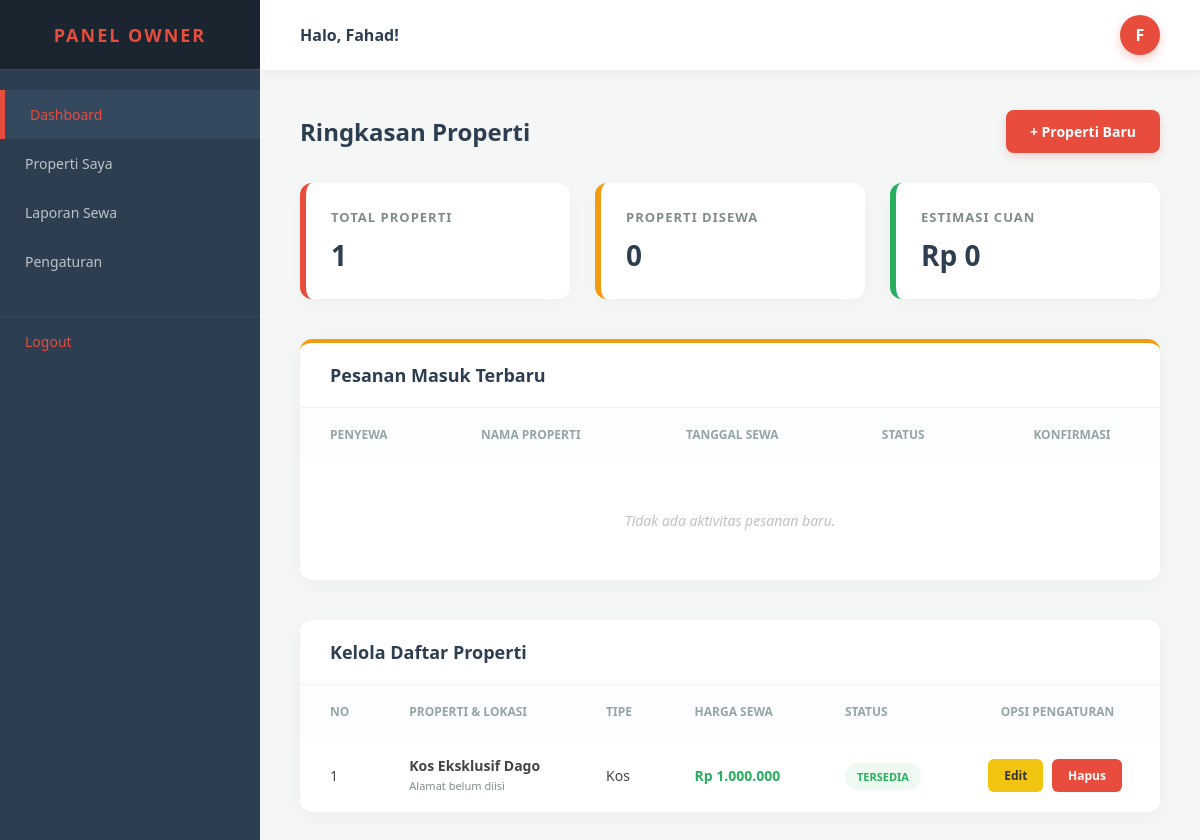
The app's page /dashboard_owner.php (signed in) with its own data.
### tables this page shows
CREATE TABLE `properti` (
  `id` int(11) NOT NULL,
  `owner_id` int(11) NOT NULL,
  `nama_properti` varchar(255) NOT NULL,
  `alamat` text DEFAULT NULL,
  `tipe` enum('rumah','apartemen','kos') NOT NULL,
  `kamar` int(2) NOT NULL,
  `kamar_mandi` enum('dalam','luar') NOT NULL,
  `harga` int(11) NOT NULL,
  `status` enum('TERSEDIA','TIDAK TERSEDIA') DEFAULT 'TERSEDIA',
  `deskripsi` text DEFAULT NULL,
  `foto` varchar(255) DEFAULT 'default.png',
  `created_at` timestamp NOT NULL DEFAULT current_timestamp()
);

### dashboard_owner.php (the view, shortened to what this page needs)
<?php
require 'koneksi.php';
$owner_id = $_SESSION['user_id'];
$nama_owner = $_SESSION['nama'] ?? 'Owner';
$query = "SELECT * FROM properti WHERE owner_id = '$owner_id' ORDER BY id DESC";
$result = mysqli_query($conn, $query);
$total_properti = mysqli_num_rows($result);
$q_sewa = mysqli_query($conn, "SELECT COUNT(*) as total FROM transaksi
                               JOIN properti ON transaksi.properti_id = properti.id
                               WHERE properti.owner_id = '$owner_id' AND transaksi.status = 'Disetujui'");
$data_sewa = mysqli_fetch_assoc($q_sewa);
$properti_disewa = $data_sewa['total'];
$q_duit = mysqli_query($conn, "SELECT SUM(properti.harga) as total FROM transaksi
                               JOIN properti ON transaksi.properti_id = properti.id
                               WHERE properti.owner_id = '$owner_id' AND transaksi.status = 'Disetujui'");
$data_duit = mysqli_fetch_assoc($q_duit);
$estimasi_pendapatan = "Rp " . number_format($data_duit['total'] ?? 0, 0, ',', '.');
?>
<!DOCTYPE html>
<html lang="id">
<head>
</head>
<body>
    <aside class="sidebar">
        <div class="sidebar-header">PANEL OWNER</div>
        <div class="sidebar-menu">
            <a href="dashboard_owner.php" class="active">Dashboard</a>
            <a href="properti_saya.php"> Properti Saya</a>
            <a href="laporan_sewa.php"> Laporan Sewa</a>
            <a href="pengaturan_owner.php"> Pengaturan</a>
            <a href="logout.php" class="logout"> Logout</a>
        </div>
    </aside>
    <div class="main-wrapper">
        <header class="topbar">
            <div class="user-info">Halo, <?php echo htmlspecialchars($nama_owner); ?>!</div>
            <div>
                <span style="background: var(--primary-red); color: white; width: 40px; height: 40px; display: flex; align-items: center; justify-content: center; border-radius: 50%; font-weight: bold; box-shadow: 0 4px 10px rgba(231, 76, 60, 0.3);">
                    <?php echo substr(htmlspecialchars($nama_owner), 0, 1); ?>
                </span>
            </div>
        </header>
        <main class="content">
            <div class="page-header">
                <h2>Ringkasan Properti</h2>
                <a href="tambah_properti.php" class="btn-tambah">+ Properti Baru</a>
            </div>
            <div class="stats-grid">
                <div class="stat-card">
                    <h3>Total Properti</h3>
                    <div class="value"><?php echo $total_properti; ?></div>
                </div>
                <div class="stat-card orange">
                    <h3>Properti Disewa</h3>
                    <div class="value"><?php echo $properti_disewa; ?></div>
                </div>
                <div class="stat-card green">
                    <h3>Estimasi Cuan</h3>
                    <div class="value"><?php echo $estimasi_pendapatan; ?></div>
                </div>
            </div>
            <div class="table-container" style="border-top: 4px solid #f39c12;">
                <div class="table-header-title">Pesanan Masuk Terbaru</div>
                <table>
                    <thead>
                        <tr>
                            <th>Penyewa</th>
                            <th>Nama Properti</th>
                            <th>Tanggal Sewa</th>
                            <th>Status</th>
                            <th style="text-align: center;">Konfirmasi</th>
                        </tr>
                    </thead>
                    <tbody>
                        <?php
                        $query_masuk = "SELECT transaksi.*, users.nama as nama_penyewa, properti.nama_properti
                                        FROM transaksi
                                        JOIN users ON transaksi.tenant_id = users.id
                                        JOIN properti ON transaksi.properti_id = properti.id
                                        WHERE properti.owner_id = '$owner_id'
                                        ORDER BY transaksi.id DESC LIMIT 5";
                        $res_masuk = mysqli_query($conn, $query_masuk);
                        if(mysqli_num_rows($res_masuk) == 0) {
                            echo "<tr><td colspan='5' class='kosong'>Tidak ada aktivitas pesanan baru.</td></tr>";
                        }
                        ?>
                    </tbody>
                </table>
            </div>
            <div class="table-container">
                <div class="table-header-title">Kelola Daftar Properti</div>
                <table>
                    <thead>
                        <tr>
                            <th>No</th>
                            <th>Properti & Lokasi</th>
                            <th>Tipe</th>
                            <th>Harga Sewa</th>
                            <th>Status</th>
                            <th style="text-align: center;">Opsi Pengaturan</th>
                        </tr>
                    </thead>
                    <tbody>
                        <?php
                        if(mysqli_num_rows($result) == 0) {
                            echo "<tr><td colspan='6' class='kosong'>Kamu belum memiliki properti. Yuk mulai tambah!</td></tr>";
                        } else {
                            $no = 1;
                            mysqli_data_seek($result, 0);
                            while($row = mysqli_fetch_assoc($result)) {
                                $harga_rp = "Rp " . number_format($row['harga'], 0, ',', '.');
                                $status_properti = isset($row['status']) ? $row['status'] : 'TERSEDIA';
                                $badge_prop = ($status_properti == 'TERSEDIA') ? 'prop-tersedia' : 'prop-tidak';
                                $alamat_singkat = !empty($row['alamat']) ? htmlspecialchars(substr($row['alamat'], 0, 35)) . '...' : 'Alamat belum diisi';
                                echo "<tr>
                                        <td width='50'>{$no}</td>
                                        <td>
                                            <strong>" . htmlspecialchars($row['nama_properti']) . "</strong><br>
                                            <span style='font-size: 11px; color: #7f8c8d;'> {$alamat_singkat}</span>
                                        </td>
                                        <td>" . ucfirst($row['tipe']) . "</td>
                                        <td style='color: #27ae60; font-weight: 700;'>{$harga_rp}</td>
                                        <td><span class='badge {$badge_prop}'>{$status_properti}</span></td>
                                        <td class='action-links' style='text-align: center;'>
                                            <a href='edit_properti.php?id={$row['id']}' class='btn-edit'>Edit</a>
                                            <a href='hapus_properti.php?id={$row['id']}' class='btn-hapus' onclick=\"return confirm('Hapus properti ini?');\">Hapus</a>
                                        </td>
                                      </tr>";
                                $no++;
                            }
                        }
                        ?>
                    </tbody>
                </table>
            </div>
        </main>
    </div>
</body>
</html>

### dashboard_owner.php (style rules this page uses)
:root { --primary-red: #e74c3c; --dark-red: #c0392b; --sidebar-bg: #2c3e50; --light-bg: #f4f7f6; --text-dark: #2c3e50; }
* { margin: 0; padding: 0; box-sizing: border-box; font-family: 'Segoe UI', Roboto, sans-serif; }
body { background-color: var(--light-bg); display: flex; height: 100vh; overflow: hidden; }
.sidebar { width: 260px; background-color: var(--sidebar-bg); color: white; display: flex; flex-direction: column; transition: all 0.3s; }
.sidebar-header { height: 70px; display: flex; align-items: center; justify-content: center; font-size: 18px; font-weight: 800; background-color: #1a252f; letter-spacing: 2px; color: var(--primary-red); border-bottom: 1px solid #34495e; }
.sidebar-menu { flex: 1; padding: 20px 0; }
.sidebar-menu a { display: flex; align-items: center; padding: 15px 25px; color: #bdc3c7; text-decoration: none; transition: 0.2s; font-size: 14px; font-weight: 500; }
.sidebar-menu a:hover, .sidebar-menu a.active { background-color: #34495e; color: var(--primary-red); border-left: 5px solid var(--primary-red); }
.sidebar-menu .logout { margin-top: 30px; border-top: 1px solid #34495e; color: #e74c3c; }
.main-wrapper { flex: 1; display: flex; flex-direction: column; overflow: hidden; }
.topbar { height: 70px; background-color: white; display: flex; align-items: center; justify-content: space-between; padding: 0 40px; box-shadow: 0 2px 15px rgba(0,0,0,0.05); z-index: 10; }
.user-info { font-weight: 600; color: var(--text-dark); font-size: 16px; }
.content { padding: 40px; overflow-y: auto; flex: 1; }
.page-header { display: flex; justify-content: space-between; align-items: center; margin-bottom: 30px; }
.page-header h2 { color: var(--text-dark); font-weight: 700; }
.btn-tambah { background: var(--primary-red); color: white; padding: 12px 24px; text-decoration: none; border-radius: 8px; font-weight: 600; font-size: 14px; transition: 0.3s; box-shadow: 0 4px 10px rgba(231, 76, 60, 0.2); }
.stats-grid { display: grid; grid-template-columns: repeat(auto-fit, minmax(240px, 1fr)); gap: 25px; margin-bottom: 40px; }
.stat-card { background: white; padding: 25px; border-radius: 12px; box-shadow: 0 4px 20px rgba(0,0,0,0.03); border-left: 6px solid var(--primary-red); }
.stat-card.orange { border-left-color: #f39c12; }
.stat-card.green { border-left-color: #27ae60; }
.stat-card h3 { font-size: 13px; color: #7f8c8d; text-transform: uppercase; letter-spacing: 1px; margin-bottom: 10px; }
.stat-card .value { font-size: 28px; font-weight: 800; color: var(--text-dark); }
.table-container { background: white; border-radius: 12px; box-shadow: 0 4px 25px rgba(0,0,0,0.04); overflow: hidden; margin-bottom: 40px; }
.table-header-title { padding: 20px 30px; border-bottom: 1px solid #f1f2f6; font-weight: 700; color: var(--text-dark); font-size: 18px; }
table { width: 100%; border-collapse: collapse; }
th { background-color: #fcfdfe; color: #95a5a6; padding: 18px 30px; text-transform: uppercase; font-size: 12px; text-align: left; }
td { padding: 18px 30px; border-bottom: 1px solid #f1f2f6; font-size: 14px; color: #444; }
tr:last-child td { border-bottom: none; }
.badge { padding: 6px 12px; border-radius: 20px; font-weight: 700; font-size: 11px; }
.prop-tersedia { background: #eef9f1; color: #27ae60; }
.action-links a { text-decoration: none; padding: 8px 16px; border-radius: 6px; font-size: 12px; font-weight: 700; margin-right: 5px; color: white; display: inline-block; transition: 0.2s; }
.btn-edit { background: #f1c40f; color: #333 !important; }
.btn-hapus { background: #e74c3c; }
.kosong { text-align: center; padding: 50px; color: #bdc3c7; font-style: italic; }

### records on screen
properti: nama_properti "Kos Eksklusif Dago", alamat "Alamat belum diisi", tipe "Kos", harga "Rp 1.000.000", status "TERSEDIA"

### other values on screen
$nama_owner "Fahad"
substr(htmlspecialchars($nama_owner), 0, 1) "F"
$total_properti "1"
$properti_disewa "0"
$estimasi_pendapatan "Rp 0"
